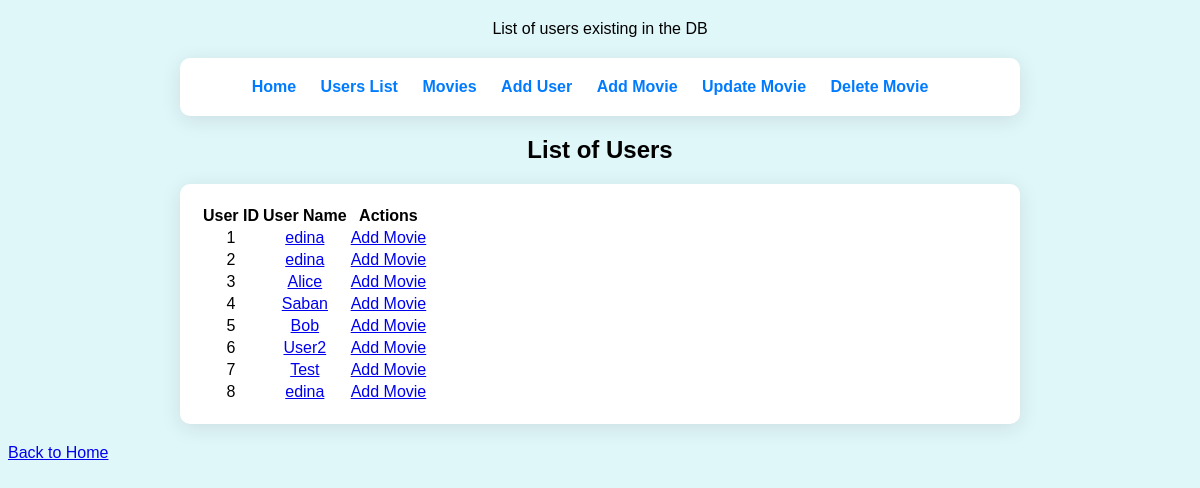
Screenshot of /users with the database file from the repository.
### modelsDB.py (models this page shows)
class User(db.Model):
    id = db.Column(db.Integer, primary_key=True)
    name = db.Column(db.String(100), nullable=False)
    movies = db.relationship('Movie', backref='user', lazy=True)

### app.py (the view)
    @app.route('/users')
    def list_users():
        users = data_manager.get_all_users()
        return render_template('users_page.html', users=users)

### datamanager/sqlite_data_manager.py (called while the page is built)
    def get_all_users(self):
        with current_app.app_context():
            return User.query.all()

### templates/users_page.html (shortened to what this page needs)
<!DOCTYPE html>
<html lang="en">
<head>
    <link rel="stylesheet" href="{{ url_for('static', filename='styles.css') }}">
</head>
<body>
    <header>
        <p>List of users existing in the DB</p>
    </header>
    <main>
        <div class="nav-container">
            <nav>
                <ul class="nav-list">
                    <li><a href="{{ url_for('home') }}">Home</a></li>
                    <li><a href="{{ url_for('list_users') }}">Users List</a></li>
                    <li><a href="{{ url_for('user_movies', user_id=1) }}">Movies</a></li>
                    <li><a href="{{ url_for('add_user') }}">Add User</a></li>
                    <li><a href="{{ url_for('add_movie', user_id=1) }}">Add Movie</a></li>
                    <li><a href="{{ url_for('update_movie', user_id=1, movie_id=1) }}">Update Movie</a></li>
                    <li><a href="{{ url_for('delete_movie', user_id=1, movie_id=1) }}">Delete Movie</a></li>
                </ul>
            </nav>
        </div>
        <h2>List of Users</h2>
        <div class="nav-container">
            <table class="user-table">
                <thead>
                    <tr>
                        <th>User ID</th>
                        <th>User Name</th>
                        <th>Actions</th>
                    </tr>
                </thead>
                <tbody>
                    {% for user in users %}
                        <tr>
                            <td>
                                {{ user.id }}
                            </td>
                            <td>
                                <a href="{{ url_for('user_movies', user_id=user.id) }}">{{ user.name }}</a>
                            </td>
                            <td>
                                <a href="{{ url_for('add_movie', user_id=user.id) }}">Add Movie</a>
                            </td>
                        </tr>
                    {% endfor %}
                </tbody>
            </table>
        </div>
    </main>
    <footer>
        <a class="back-button" href="{{ url_for('home') }}">Back to Home</a>
    </footer>
</body>
</html>

### static/styles.css (style rules this page uses)
body { font-family: Arial, sans-serif; background-color: #e0f7fa; }
header { text-align: center; margin: 20px 0; }
main { text-align: center; margin: 20px; }
.nav-container { background-color: #fff; padding: 20px; border-radius: 10px; box-shadow: 0 4px 20px rgba(0, 0, 0, 0.1); max-width: 800px; margin: 0 auto; transition: transform 0.3s; }
.nav-list { list-style-type: none; padding: 0; margin: 0; text-align: center; }
.nav-list li { display: inline; margin-right: 20px; }
.nav-list li a { text-decoration: none; color: #007BFF; font-weight: bold; }

### rows the page displays
User: id "1", name "edina"
User: id "2", name "edina"
User: id "3", name "Alice"
User: id "4", name "Saban"
User: id "5", name "Bob"
User: id "6", name "User2"
User: id "7", name "Test"
User: id "8", name "edina"
